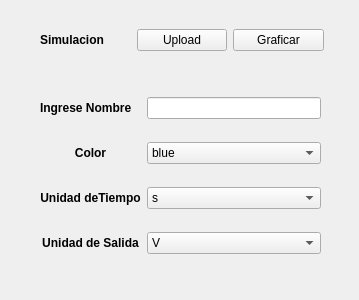
<?xml version="1.0" encoding="UTF-8"?>
<ui version="4.0">
 <class>Form</class>
 <widget class="QWidget" name="Form">
  <property name="geometry">
   <rect>
    <x>0</x>
    <y>0</y>
    <width>359</width>
    <height>300</height>
   </rect>
  </property>
  <property name="windowTitle">
   <string>Form</string>
  </property>
  <widget class="QWidget" name="gridLayoutWidget">
   <property name="geometry">
    <rect>
     <x>40</x>
     <y>20</y>
     <width>284</width>
     <height>41</height>
    </rect>
   </property>
   <layout class="QGridLayout" name="gridLayout">
    <item row="0" column="0">
     <widget class="QLabel" name="resp_temp_simu_label_m">
      <property name="font">
       <font>
        <pointsize>9</pointsize>
        <weight>75</weight>
        <bold>true</bold>
       </font>
      </property>
      <property name="text">
       <string>Simulacion</string>
      </property>
     </widget>
    </item>
    <item row="0" column="1">
     <widget class="QPushButton" name="simu_upload">
      <property name="text">
       <string>Upload</string>
      </property>
     </widget>
    </item>
    <item row="0" column="2">
     <widget class="QPushButton" name="simu_graficar_m">
      <property name="font">
       <font>
        <weight>50</weight>
        <bold>false</bold>
       </font>
      </property>
      <property name="text">
       <string>Graficar</string>
      </property>
     </widget>
    </item>
   </layout>
  </widget>
  <widget class="QWidget" name="gridLayoutWidget_2">
   <property name="geometry">
    <rect>
     <x>40</x>
     <y>80</y>
     <width>281</width>
     <height>191</height>
    </rect>
   </property>
   <layout class="QGridLayout" name="gridLayout_2">
    <item row="1" column="1">
     <widget class="QComboBox" name="simu_color">
      <item>
       <property name="text">
        <string>blue</string>
       </property>
      </item>
      <item>
       <property name="text">
        <string>orange</string>
       </property>
      </item>
      <item>
       <property name="text">
        <string>green</string>
       </property>
      </item>
      <item>
       <property name="text">
        <string>red</string>
       </property>
      </item>
      <item>
       <property name="text">
        <string>cyan</string>
       </property>
      </item>
      <item>
       <property name="text">
        <string>magenta</string>
       </property>
      </item>
      <item>
       <property name="text">
        <string>gold</string>
       </property>
      </item>
      <item>
       <property name="text">
        <string>violet</string>
       </property>
      </item>
     </widget>
    </item>
    <item row="0" column="0">
     <widget class="QLabel" name="label_4">
      <property name="font">
       <font>
        <weight>75</weight>
        <bold>true</bold>
       </font>
      </property>
      <property name="text">
       <string>Ingrese Nombre</string>
      </property>
     </widget>
    </item>
    <item row="2" column="0">
     <widget class="QLabel" name="label_12">
      <property name="font">
       <font>
        <weight>75</weight>
        <bold>true</bold>
       </font>
      </property>
      <property name="text">
       <string>Unidad deTiempo</string>
      </property>
      <property name="alignment">
       <set>Qt::AlignCenter</set>
      </property>
     </widget>
    </item>
    <item row="1" column="0">
     <widget class="QLabel" name="label_9">
      <property name="font">
       <font>
        <weight>75</weight>
        <bold>true</bold>
       </font>
      </property>
      <property name="text">
       <string>Color</string>
      </property>
      <property name="alignment">
       <set>Qt::AlignCenter</set>
      </property>
     </widget>
    </item>
    <item row="0" column="1">
     <widget class="QLineEdit" name="simu_nombre"/>
    </item>
    <item row="3" column="0">
     <widget class="QLabel" name="label_13">
      <property name="font">
       <font>
        <weight>75</weight>
        <bold>true</bold>
       </font>
      </property>
      <property name="text">
       <string>Unidad de Salida</string>
      </property>
      <property name="alignment">
       <set>Qt::AlignCenter</set>
      </property>
     </widget>
    </item>
    <item row="2" column="1">
     <widget class="QComboBox" name="resp_temp_tiempo_comboBox_m">
      <item>
       <property name="text">
        <string>s</string>
       </property>
      </item>
      <item>
       <property name="text">
        <string>us</string>
       </property>
      </item>
      <item>
       <property name="text">
        <string>ms</string>
       </property>
      </item>
      <item>
       <property name="text">
        <string>min</string>
       </property>
      </item>
     </widget>
    </item>
    <item row="3" column="1">
     <widget class="QComboBox" name="resp_temp_sal_comboBox_m">
      <item>
       <property name="text">
        <string>V</string>
       </property>
      </item>
      <item>
       <property name="text">
        <string>mV</string>
       </property>
      </item>
      <item>
       <property name="text">
        <string>uV</string>
       </property>
      </item>
     </widget>
    </item>
   </layout>
  </widget>
 </widget>
 <resources/>
 <connections/>
</ui>
